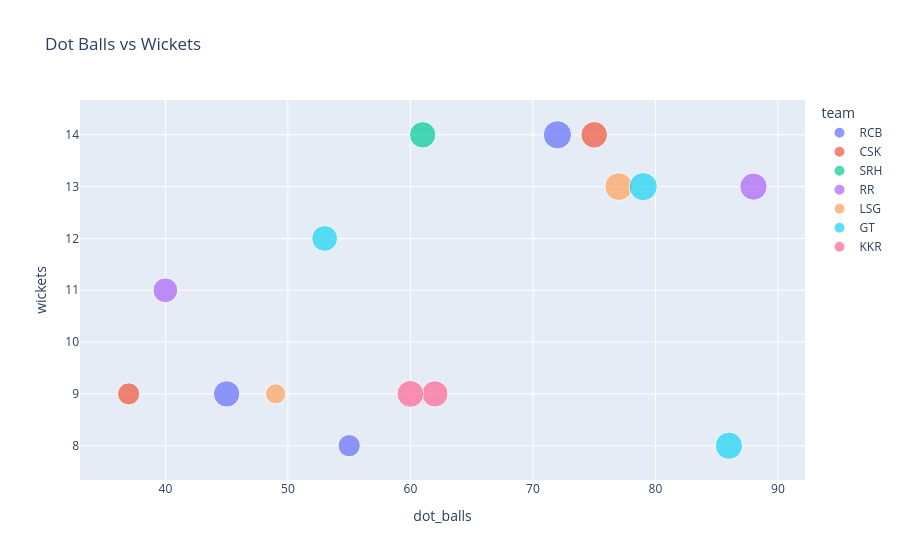

Source (notebook cell):
### Code cell
fig = px.scatter(df, x="dot_balls", y="wickets", size="overs", color="team",
                 title="Dot Balls vs Wickets")
fig.show()

### Figure 1 — Plotly figure (JSON) as saved in the notebook; plotly's stock layout.template omitted (floating-point values rounded to 4 significant figures)
{"data": [{"hovertemplate": "team=RCB<br>dot_balls=%{x}<br>wickets=%{y}<br>overs=%{marker.size}<extra></extra>", "legendgroup": "RCB", "marker": {"color": "#636efa", "size": [31.0, 27.0, 19.3], "sizemode": "area", "sizeref": 0.0775, "symbol": "circle"}, "mode": "markers", "name": "RCB", "orientation": "v", "showlegend": true, "type": "scatter", "x": [72, 45, 55], "xaxis": "x", "y": [14, 9, 8], "yaxis": "y"}, {"hovertemplate": "team=CSK<br>dot_balls=%{x}<br>wickets=%{y}<br>overs=%{marker.size}<extra></extra>", "legendgroup": "CSK", "marker": {"color": "#EF553B", "size": [27.4, 19.0], "sizemode": "area", "sizeref": 0.0775, "symbol": "circle"}, "mode": "markers", "name": "CSK", "orientation": "v", "showlegend": true, "type": "scatter", "x": [75, 37], "xaxis": "x", "y": [14, 9], "yaxis": "y"}, {"hovertemplate": "team=SRH<br>dot_balls=%{x}<br>wickets=%{y}<br>overs=%{marker.size}<extra></extra>", "legendgroup": "SRH", "marker": {"color": "#00cc96", "size": [27.0], "sizemode": "area", "sizeref": 0.0775, "symbol": "circle"}, "mode": "markers", "name": "SRH", "orientation": "v", "showlegend": true, "type": "scatter", "x": [61], "xaxis": "x", "y": [14], "yaxis": "y"}, {"hovertemplate": "team=RR<br>dot_balls=%{x}<br>wickets=%{y}<br>overs=%{marker.size}<extra></extra>", "legendgroup": "RR", "marker": {"color": "#ab63fa", "size": [29.0, 24.0], "sizemode": "area", "sizeref": 0.0775, "symbol": "circle"}, "mode": "markers", "name": "RR", "orientation": "v", "showlegend": true, "type": "scatter", "x": [88, 40], "xaxis": "x", "y": [13, 11], "yaxis": "y"}, {"hovertemplate": "team=LSG<br>dot_balls=%{x}<br>wickets=%{y}<br>overs=%{marker.size}<extra></extra>", "legendgroup": "LSG", "marker": {"color": "#FFA15A", "size": [30.0, 16.0], "sizemode": "area", "sizeref": 0.0775, "symbol": "circle"}, "mode": "markers", "name": "LSG", "orientation": "v", "showlegend": true, "type": "scatter", "x": [77, 49], "xaxis": "x", "y": [13, 9], "yaxis": "y"}, {"hovertemplate": "team=GT<br>dot_balls=%{x}<br>wickets=%{y}<br>overs=%{marker.size}<extra></extra>", "legendgroup": "GT", "marker": {"color": "#19d3f3", "size": [31.0, 26.0, 29.0], "sizemode": "area", "sizeref": 0.0775, "symbol": "circle"}, "mode": "markers", "name": "GT", "orientation": "v", "showlegend": true, "type": "scatter", "x": [79, 53, 86], "xaxis": "x", "y": [13, 12, 8], "yaxis": "y"}, {"hovertemplate": "team=KKR<br>dot_balls=%{x}<br>wickets=%{y}<br>overs=%{marker.size}<extra></extra>", "legendgroup": "KKR", "marker": {"color": "#FF6692", "size": [27.0, 28.0], "sizemode": "area", "sizeref": 0.0775, "symbol": "circle"}, "mode": "markers", "name": "KKR", "orientation": "v", "showlegend": true, "type": "scatter", "x": [62, 60], "xaxis": "x", "y": [9, 9], "yaxis": "y"}], "layout": {"legend": {"itemsizing": "constant", "title": {"text": "team"}, "tracegroupgap": 0}, "title": {"text": "Dot Balls vs Wickets"}, "xaxis": {"anchor": "y", "domain": [0, 1], "title": {"text": "dot_balls"}}, "yaxis": {"anchor": "x", "domain": [0, 1], "title": {"text": "wickets"}}}}
